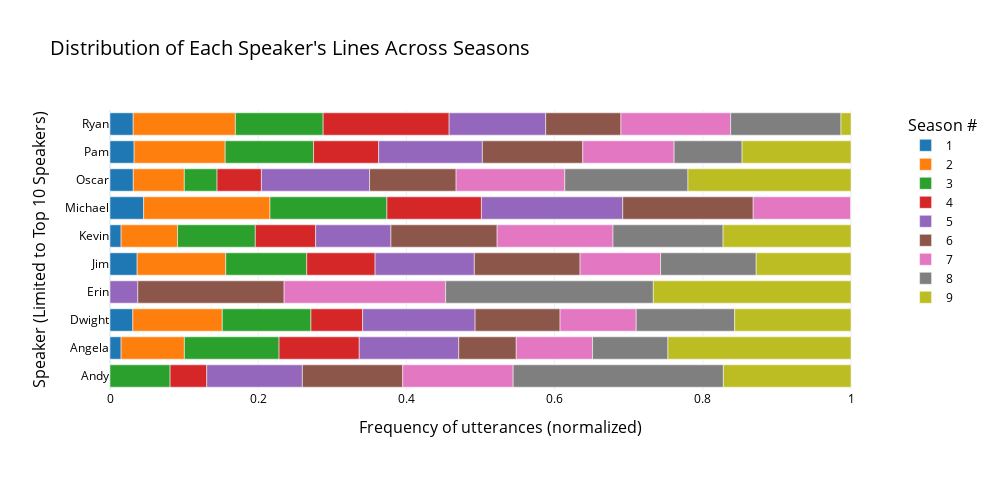

The notebook cell saved with this chart:
### Markdown cell above
That's one view of per-season speakers, albeit somewhat challenging to interpret given there are a different number of total utterances per season.

What about each character's speaking per season:

### Code cell
title = "Distribution of Each Speaker's Lines Across Seasons"
hlabel = "Frequency of utterances (normalized)"
vlabel = "Speaker (Limited to Top 10 Speakers)"
legend_label = "Season #"

template = 'plotly_white'
colormap = px.colors.qualitative.D3

width = 1000; height = 500; margin = 110

fig = top_10_groupedby_speaker.plot.barh(color_discrete_sequence=colormap)

fig.update_layout(
    template=template,
    title=dict(text=title, font=dict(size=20)),
    xaxis_title=dict(text=hlabel, font=dict(size=16)),
    yaxis_title=dict(text=vlabel, font=dict(size=16)),
    legend_title=dict(text=legend_label, font=dict(size=16)),
    margin=dict(l=margin, r=margin, t=margin, b=margin),
    width=width, 
    height=height,
    font=dict(family='Open Sans, Arial', color='black')
)

fig.show()

### Figure 1 — Plotly figure (JSON) as saved in the notebook; plotly's stock layout.template omitted (floating-point values rounded to 4 significant figures)
{"data": [{"alignmentgroup": "True", "hovertemplate": "season=1<br>value=%{x}<br>speaker=%{y}<extra></extra>", "legendgroup": "1", "marker": {"color": "#1F77B4", "pattern": {"shape": ""}}, "name": "1", "offsetgroup": "1", "orientation": "h", "showlegend": true, "textposition": "auto", "type": "bar", "x": [null, 0.01499, 0.03081, null, 0.03664, 0.01498, 0.04539, 0.03144, 0.03258, 0.0313], "xaxis": "x", "y": ["Andy", "Angela", "Dwight", "Erin", "Jim", "Kevin", "Michael", "Oscar", "Pam", "Ryan"], "yaxis": "y"}, {"alignmentgroup": "True", "hovertemplate": "season=2<br>value=%{x}<br>speaker=%{y}<extra></extra>", "legendgroup": "2", "marker": {"color": "#FF7F0E", "pattern": {"shape": ""}}, "name": "2", "offsetgroup": "2", "orientation": "h", "showlegend": true, "textposition": "auto", "type": "bar", "x": [null, 0.0854, 0.1207, null, 0.1196, 0.07622, 0.1705, 0.06886, 0.1229, 0.1379], "xaxis": "x", "y": ["Andy", "Angela", "Dwight", "Erin", "Jim", "Kevin", "Michael", "Oscar", "Pam", "Ryan"], "yaxis": "y"}, {"alignmentgroup": "True", "hovertemplate": "season=3<br>value=%{x}<br>speaker=%{y}<extra></extra>", "legendgroup": "3", "marker": {"color": "#2CA02C", "pattern": {"shape": ""}}, "name": "3", "offsetgroup": "3", "orientation": "h", "showlegend": true, "textposition": "auto", "type": "bar", "x": [0.08112, 0.1278, 0.1197, null, 0.1093, 0.1049, 0.1578, 0.04416, 0.1192, 0.1184], "xaxis": "x", "y": ["Andy", "Angela", "Dwight", "Erin", "Jim", "Kevin", "Michael", "Oscar", "Pam", "Ryan"], "yaxis": "y"}, {"alignmentgroup": "True", "hovertemplate": "season=4<br>value=%{x}<br>speaker=%{y}<extra></extra>", "legendgroup": "4", "marker": {"color": "#D62728", "pattern": {"shape": ""}}, "name": "4", "offsetgroup": "4", "orientation": "h", "showlegend": true, "textposition": "auto", "type": "bar", "x": [0.04949, 0.1082, 0.06976, null, 0.09225, 0.08143, 0.1275, 0.05988, 0.08787, 0.1701], "xaxis": "x", "y": ["Andy", "Angela", "Dwight", "Erin", "Jim", "Kevin", "Michael", "Oscar", "Pam", "Ryan"], "yaxis": "y"}, {"alignmentgroup": "True", "hovertemplate": "season=5<br>value=%{x}<br>speaker=%{y}<extra></extra>", "legendgroup": "5", "marker": {"color": "#9467BD", "pattern": {"shape": ""}}, "name": "5", "offsetgroup": "5", "orientation": "h", "showlegend": true, "textposition": "auto", "type": "bar", "x": [0.129, 0.1343, 0.1518, 0.03751, 0.1339, 0.1016, 0.1908, 0.146, 0.14, 0.1303], "xaxis": "x", "y": ["Andy", "Angela", "Dwight", "Erin", "Jim", "Kevin", "Michael", "Oscar", "Pam", "Ryan"], "yaxis": "y"}, {"alignmentgroup": "True", "hovertemplate": "season=6<br>value=%{x}<br>speaker=%{y}<extra></extra>", "legendgroup": "6", "marker": {"color": "#8C564B", "pattern": {"shape": ""}}, "name": "6", "offsetgroup": "6", "orientation": "h", "showlegend": true, "textposition": "auto", "type": "bar", "x": [0.1355, 0.07757, 0.1146, 0.1975, 0.1427, 0.1433, 0.176, 0.1168, 0.1355, 0.1015], "xaxis": "x", "y": ["Andy", "Angela", "Dwight", "Erin", "Jim", "Kevin", "Michael", "Oscar", "Pam", "Ryan"], "yaxis": "y"}, {"alignmentgroup": "True", "hovertemplate": "season=7<br>value=%{x}<br>speaker=%{y}<extra></extra>", "legendgroup": "7", "marker": {"color": "#E377C2", "pattern": {"shape": ""}}, "name": "7", "offsetgroup": "7", "orientation": "h", "showlegend": true, "textposition": "auto", "type": "bar", "x": [0.149, 0.103, 0.1028, 0.218, 0.1086, 0.1564, 0.1318, 0.1467, 0.1233, 0.1481], "xaxis": "x", "y": ["Andy", "Angela", "Dwight", "Erin", "Jim", "Kevin", "Michael", "Oscar", "Pam", "Ryan"], "yaxis": "y"}, {"alignmentgroup": "True", "hovertemplate": "season=8<br>value=%{x}<br>speaker=%{y}<extra></extra>", "legendgroup": "8", "marker": {"color": "#7F7F7F", "pattern": {"shape": ""}}, "name": "8", "offsetgroup": "8", "orientation": "h", "showlegend": true, "textposition": "auto", "type": "bar", "x": [0.2837, 0.1017, 0.1328, 0.2803, 0.1291, 0.1485, null, 0.1662, 0.0917, 0.1489], "xaxis": "x", "y": ["Andy", "Angela", "Dwight", "Erin", "Jim", "Kevin", "Michael", "Oscar", "Pam", "Ryan"], "yaxis": "y"}, {"alignmentgroup": "True", "hovertemplate": "season=9<br>value=%{x}<br>speaker=%{y}<extra></extra>", "legendgroup": "9", "marker": {"color": "#BCBD22", "pattern": {"shape": ""}}, "name": "9", "offsetgroup": "9", "orientation": "h", "showlegend": true, "textposition": "auto", "type": "bar", "x": [0.1723, 0.2471, 0.157, 0.2668, 0.1279, 0.1726, 0.0001856, 0.2201, 0.147, 0.01354], "xaxis": "x", "y": ["Andy", "Angela", "Dwight", "Erin", "Jim", "Kevin", "Michael", "Oscar", "Pam", "Ryan"], "yaxis": "y"}], "layout": {"barmode": "relative", "font": {"color": "black", "family": "Open Sans, Arial"}, "height": 500, "legend": {"title": {"font": {"size": 16}, "text": "Season #"}, "tracegroupgap": 0}, "margin": {"b": 110, "l": 110, "r": 110, "t": 110}, "title": {"font": {"size": 20}, "text": "Distribution of Each Speaker's Lines Across Seasons"}, "width": 1000, "xaxis": {"anchor": "y", "domain": [0, 1], "title": {"font": {"size": 16}, "text": "Frequency of utterances (normalized)"}}, "yaxis": {"anchor": "x", "domain": [0, 1], "title": {"font": {"size": 16}, "text": "Speaker (Limited to Top 10 Speakers)"}}}}
